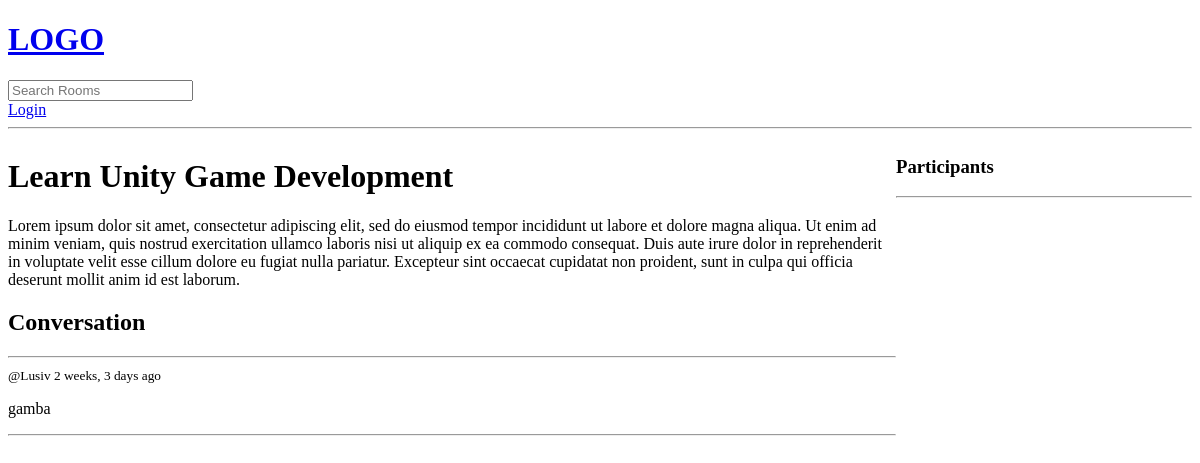
Page /room/1 on the earlier database version.
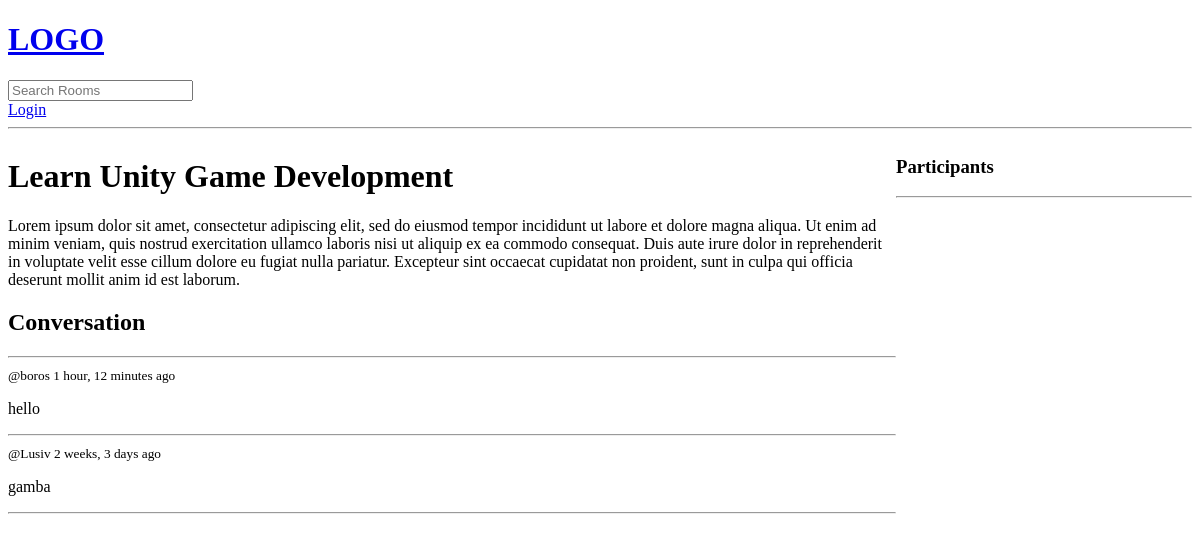
Same page on the later database version.
### base/models.py (models this page shows, shortened)
class Message(models.Model):
    user = models.ForeignKey(User, on_delete=models.CASCADE) # when a user gets deleted, delete all Messages
    room = models.ForeignKey(Room, on_delete=models.CASCADE) # when a Room gets deleted, delete all Messages
    body = models.TextField()
    updated = models.DateTimeField(auto_now=True) # when the room was updated
    created = models.DateTimeField(auto_now_add=True) # when the room was created

### base/views.py (the view, shortened to what this page needs)
# urls.py: path('room/<str:pk>', views.room, name="room"),
def room(request, pk):
    room = Room.objects.get(id=pk) # gets room object/entry where the id (primary key) is equal to the URL clicked i.e, room/1
    room_messages = room.message_set.all().order_by('-created') # get all the messages in the room
    participants = room.participants.all() # get all the participants in the room
    context = {"room": room, "room_messages": room_messages, "participants": participants}
    return render(request, "base/room.html", context) # return a specific page for a room

### base/templates/base/room.html (shortened to what this page needs)
{% extends 'main.html' %}
{% block content %}
<!DOCTYPE html>
<html lang="en">
<head>
</head>
<body>
  <header>
    <div class="room-container">
      <div>
        <h1>{{room.name}}</h1>
        <p>{{room.description}}</p>
        <div class="comment-wrapper">
          <h2>Conversation</h2>
          <hr>
          {% for message in room_messages %}
          <div>
            <small>@{{message.user}} {{message.created|timesince}} ago</small>
            <p>{{message.body}}</p>
            <hr>
          </div>
          {% endfor %}
        </div>
      </div>
      <div>
        <h3>Participants</h3><hr>
      </div>
    </div>
  </header>
</body>
</html>
{% endblock %}

Differences in the rows shown:
added Message: user "boros", created "1 hour, 12 minutes", body "hello"
